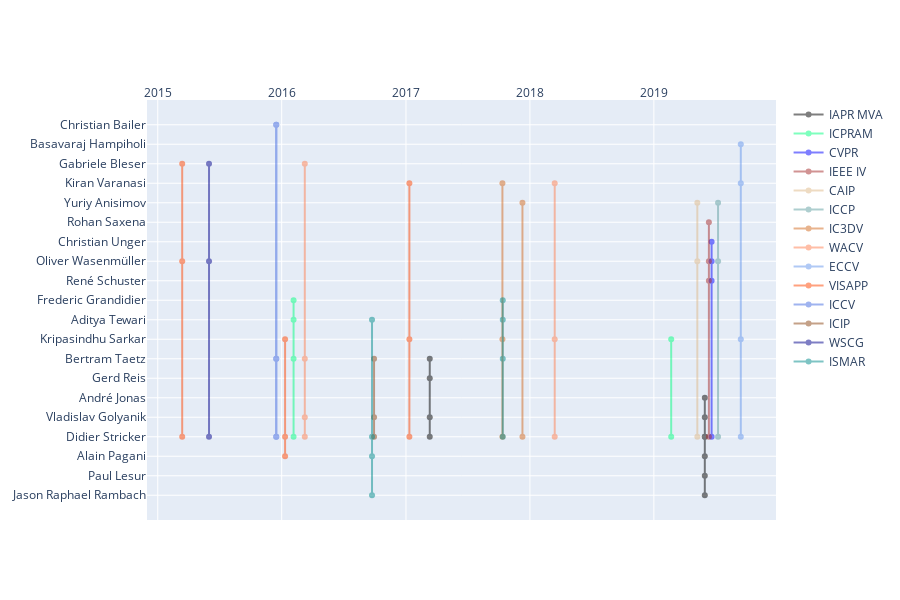

Notebook cell for this chart:
### Code cell
colors = ['black', 'springgreen', 'blue', 'brown', 'burlywood', 'cadetblue', 'chocolate', 'coral', 'cornflowerblue','orangered', 'royalblue', 'saddlebrown',
        'darkblue', 'darkcyan','darkgoldenrod', 'darkgray', 'maroon', 'darkgreen',
         'orange', 'salmon', 'sandybrown']
fig1 = go.Figure()
i=0
for conference in conferences:
    temp = df[df.Conference == conference]
    papers = temp.Paper.unique()
    tim_arr, y_arr = [],[]
    for paper in papers:
        df1 = temp[temp.Paper == paper]
        tim_arr.extend([df1.Time.iloc[0]]*(len(df1)+1))
        y_arr.extend(df1.Author.tolist())
        y_arr.append(None)
    fig1.add_trace(go.Scatter(x = tim_arr, y = y_arr, opacity = 0.5, name=conference, line=dict(width=2, color=colors[i])))
    print(conference, colors[i])
    i+=1
fig1.update_layout(
    xaxis = dict(
        side='top'
    ),
    height=600
)
fig1.show()

### Figure 1 — Plotly figure (JSON) as saved in the notebook; plotly's stock layout.template omitted (floating-point values rounded to 4 significant figures)
{"data": [{"line": {"color": "black", "width": 2}, "name": "IAPR MVA", "opacity": 0.5, "type": "scatter", "x": ["2019-05-31T00:00:00", "2019-05-31T00:00:00", "2019-05-31T00:00:00", "2019-05-31T00:00:00", "2019-05-31T00:00:00", "2019-05-31T00:00:00", "2019-05-31T00:00:00", "2019-05-31T00:00:00", "2019-05-31T00:00:00", "2017-03-12T00:00:00", "2017-03-12T00:00:00", "2017-03-12T00:00:00", "2017-03-12T00:00:00", "2017-03-12T00:00:00"], "y": ["Jason Raphael Rambach", "Paul Lesur", "Alain Pagani", "Didier Stricker", null, "Vladislav Golyanik", "André Jonas", "Didier Stricker", null, "Vladislav Golyanik", "Gerd Reis", "Bertram Taetz", "Didier Stricker", null]}, {"line": {"color": "springgreen", "width": 2}, "name": "ICPRAM", "opacity": 0.5, "type": "scatter", "x": ["2019-02-21T00:00:00", "2019-02-21T00:00:00", "2019-02-21T00:00:00", "2016-02-05T00:00:00", "2016-02-05T00:00:00", "2016-02-05T00:00:00", "2016-02-05T00:00:00", "2016-02-05T00:00:00"], "y": ["Didier Stricker", "Kripasindhu Sarkar", null, "Aditya Tewari", "Frederic Grandidier", "Bertram Taetz", "Didier Stricker", null]}, {"line": {"color": "blue", "width": 2}, "name": "CVPR", "opacity": 0.5, "type": "scatter", "x": ["2019-06-20T00:00:00", "2019-06-20T00:00:00", "2019-06-20T00:00:00", "2019-06-20T00:00:00", "2019-06-20T00:00:00"], "y": ["René Schuster", "Oliver Wasenmüller", "Christian Unger", "Didier Stricker", null]}, {"line": {"color": "brown", "width": 2}, "name": "IEEE IV", "opacity": 0.5, "type": "scatter", "x": ["2019-06-12T00:00:00", "2019-06-12T00:00:00", "2019-06-12T00:00:00", "2019-06-12T00:00:00", "2019-06-12T00:00:00"], "y": ["Rohan Saxena", "René Schuster", "Oliver Wasenmüller", "Didier Stricker", null]}, {"line": {"color": "burlywood", "width": 2}, "name": "CAIP", "opacity": 0.5, "type": "scatter", "x": ["2019-05-09T00:00:00", "2019-05-09T00:00:00", "2019-05-09T00:00:00", "2019-05-09T00:00:00"], "y": ["Yuriy Anisimov", "Oliver Wasenmüller", "Didier Stricker", null]}, {"line": {"color": "cadetblue", "width": 2}, "name": "ICCP", "opacity": 0.5, "type": "scatter", "x": ["2019-07-09T00:00:00", "2019-07-09T00:00:00", "2019-07-09T00:00:00", "2019-07-09T00:00:00"], "y": ["Yuriy Anisimov", "Oliver Wasenmüller", "Didier Stricker", null]}, {"line": {"color": "chocolate", "width": 2}, "name": "IC3DV", "opacity": 0.5, "type": "scatter", "x": ["2017-12-10T00:00:00", "2017-12-10T00:00:00", "2017-12-10T00:00:00", "2017-10-12T00:00:00", "2017-10-12T00:00:00", "2017-10-12T00:00:00", "2017-10-12T00:00:00"], "y": ["Yuriy Anisimov", "Didier Stricker", null, "Kripasindhu Sarkar", "Kiran Varanasi", "Didier Stricker", null]}, {"line": {"color": "coral", "width": 2}, "name": "WACV", "opacity": 0.5, "type": "scatter", "x": ["2018-03-15T00:00:00", "2018-03-15T00:00:00", "2018-03-15T00:00:00", "2018-03-15T00:00:00", "2016-03-09T00:00:00", "2016-03-09T00:00:00", "2016-03-09T00:00:00", "2016-03-09T00:00:00", "2016-03-09T00:00:00"], "y": ["Kripasindhu Sarkar", "Kiran Varanasi", "Didier Stricker", null, "Bertram Taetz", "Gabriele Bleser", "Vladislav Golyanik", "Didier Stricker", null]}, {"line": {"color": "cornflowerblue", "width": 2}, "name": "ECCV", "opacity": 0.5, "type": "scatter", "x": ["2019-09-14T00:00:00", "2019-09-14T00:00:00", "2019-09-14T00:00:00", "2019-09-14T00:00:00", "2019-09-14T00:00:00"], "y": ["Basavaraj Hampiholi", "Kripasindhu Sarkar", "Kiran Varanasi", "Didier Stricker", null]}, {"line": {"color": "orangered", "width": 2}, "name": "VISAPP", "opacity": 0.5, "type": "scatter", "x": ["2017-01-11T00:00:00", "2017-01-11T00:00:00", "2017-01-11T00:00:00", "2017-01-11T00:00:00", "2016-01-11T00:00:00", "2016-01-11T00:00:00", "2016-01-11T00:00:00", "2016-01-11T00:00:00", "2015-03-14T00:00:00", "2015-03-14T00:00:00", "2015-03-14T00:00:00", "2015-03-14T00:00:00"], "y": ["Kripasindhu Sarkar", "Kiran Varanasi", "Didier Stricker", null, "Kripasindhu Sarkar", "Alain Pagani", "Didier Stricker", null, "Oliver Wasenmüller", "Gabriele Bleser", "Didier Stricker", null]}, {"line": {"color": "royalblue", "width": 2}, "name": "ICCV", "opacity": 0.5, "type": "scatter", "x": ["2015-12-16T00:00:00", "2015-12-16T00:00:00", "2015-12-16T00:00:00", "2015-12-16T00:00:00", "2015-12-16T00:00:00", "2015-12-16T00:00:00", "2015-12-16T00:00:00", "2015-12-16T00:00:00"], "y": ["Christian Bailer", "Bertram Taetz", "Didier Stricker", null, "Christian Bailer", "Bertram Taetz", "Didier Stricker", null]}, {"line": {"color": "saddlebrown", "width": 2}, "name": "ICIP", "opacity": 0.5, "type": "scatter", "x": ["2016-09-29T00:00:00", "2016-09-29T00:00:00", "2016-09-29T00:00:00", "2016-09-29T00:00:00"], "y": ["Vladislav Golyanik", "Bertram Taetz", "Didier Stricker", null]}, {"line": {"color": "darkblue", "width": 2}, "name": "WSCG", "opacity": 0.5, "type": "scatter", "x": ["2015-06-01T00:00:00", "2015-06-01T00:00:00", "2015-06-01T00:00:00", "2015-06-01T00:00:00"], "y": ["Oliver Wasenmüller", "Gabriele Bleser", "Didier Stricker", null]}, {"line": {"color": "darkcyan", "width": 2}, "name": "ISMAR", "opacity": 0.5, "type": "scatter", "x": ["2017-10-13T00:00:00", "2017-10-13T00:00:00", "2017-10-13T00:00:00", "2017-10-13T00:00:00", "2017-10-13T00:00:00", "2016-09-23T00:00:00", "2016-09-23T00:00:00", "2016-09-23T00:00:00", "2016-09-23T00:00:00", "2016-09-23T00:00:00"], "y": ["Aditya Tewari", "Bertram Taetz", "Frederic Grandidier", "Didier Stricker", null, "Jason Raphael Rambach", "Aditya Tewari", "Alain Pagani", "Didier Stricker", null]}], "layout": {"height": 600, "xaxis": {"side": "top"}}}
